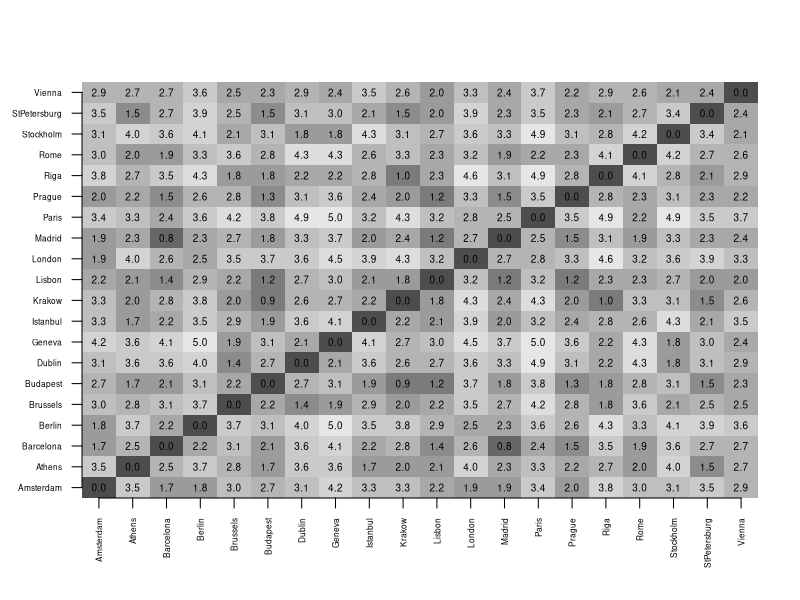
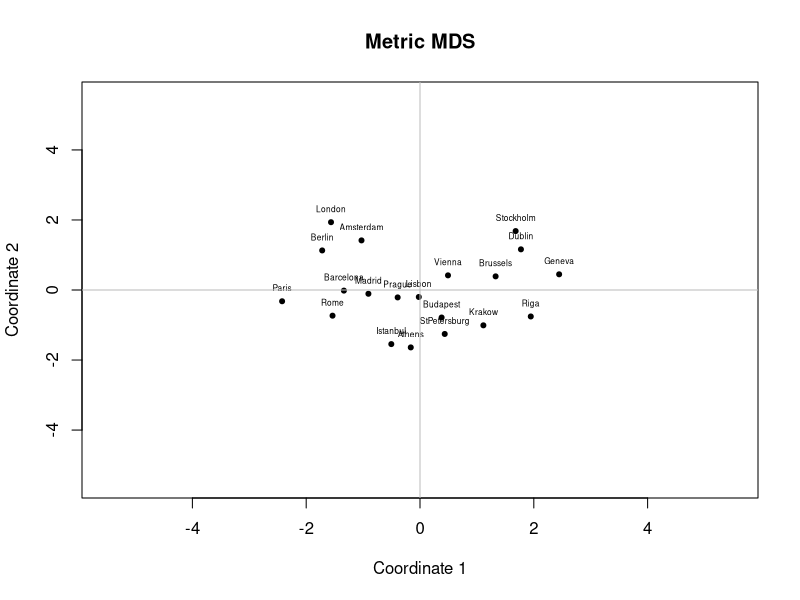
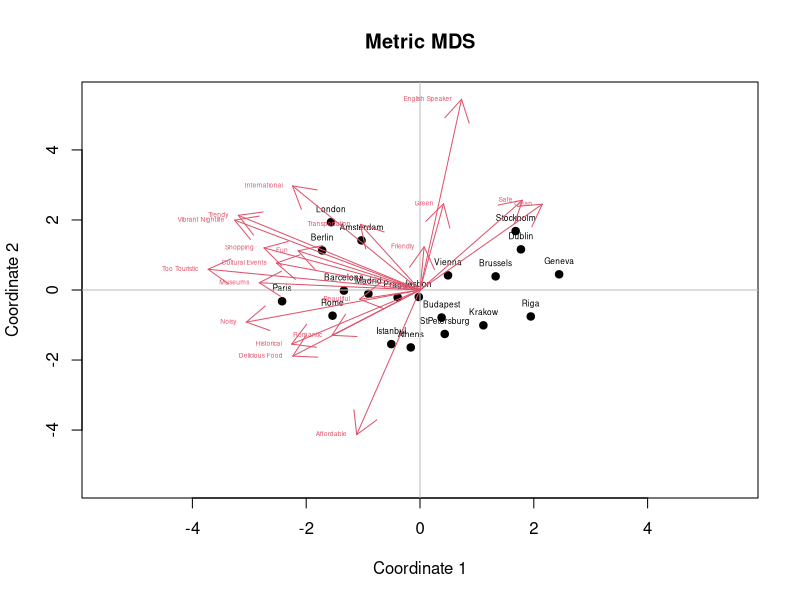
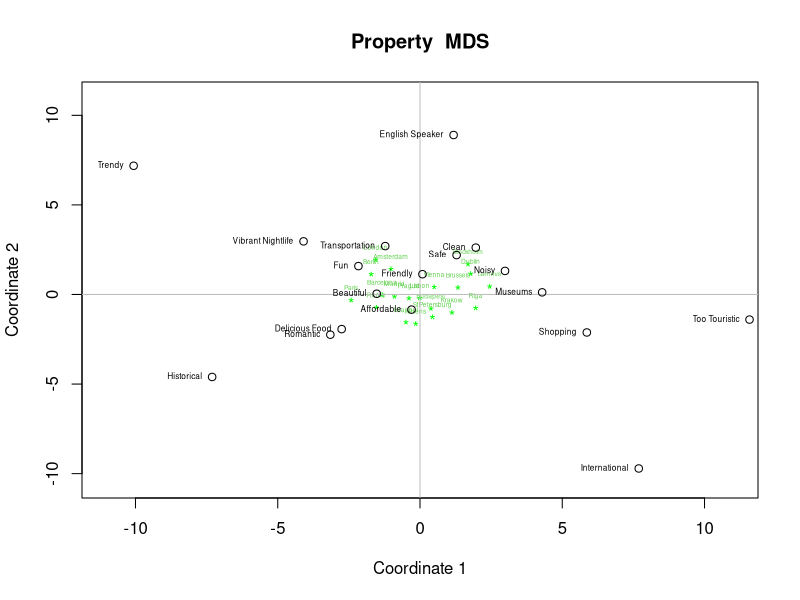
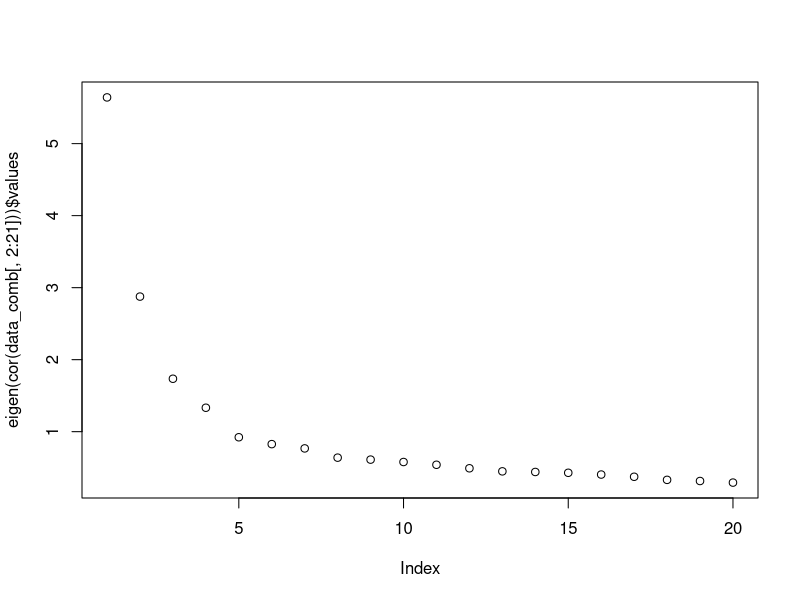

Generate these figures, in order, with R: (Note: this script raises an error after producing the figures.)
getwd()
setwd("~/Caci17")
data <- read.csv("QuestionaireData_CityTrips.csv")
head(data)
install.packages("R.utils")
install.packages("corrplot")
install.packages("GPArotation")
library(dplyr)
library(R.utils)
library(MASS)
library(psych)
library(corrplot)
library(GPArotation)

cities = c("Prague","Geneva","Paris","Stockholm","Brussels","London","Amsterdam",
           "Athens","Riga","Budapest","Dublin","Lisbon","Istanbul","Vienna","Rome","Barcelona",
           "Madrid","Berlin","Krakow","StPetersburg")
data_att <- data %>% dplyr:: select(Sample, ID, contains("Att"))
data_att

data_att$Sample <- as.factor(data_att$Sample)

prag <- data_att[data_att$Sample %in% c("1", "4", "5"), ]
prag <- prag %>% dplyr:: select(contains("Prague"))
prag <- cbind(City = "Prague", prag)
head(prag)

geneva <- data_att[data_att$Sample %in% c("1", "2", "3"), ]
geneva <- geneva %>% dplyr:: select(contains("Geneva"))
geneva <- cbind(City = "Geneva", geneva)
head(geneva)

paris <- data_att[data_att$Sample %in% c("1", "3", "4"), ]
paris <- paris %>% dplyr:: select(contains("Paris"))
paris <- cbind(City = "Paris", paris)
head(paris)

stockholm <- data_att[data_att$Sample %in% c("1", "2", "3"), ]
stockholm <- stockholm %>% dplyr:: select(contains("Stockholm"))
stockholm <- cbind(City = "Stockholm", stockholm)
head(stockholm)  

brussels <- data_att[data_att$Sample %in% c("1", "5", "6"), ]
brussels <- brussels %>% dplyr:: select(contains("Brussels"))
brussels <- cbind(City = "Brussels", brussels)
head(brussels)  

london <- data_att[data_att$Sample %in% c("1", "2", "3"), ]
london <- london %>% dplyr:: select(contains("London"))
london <- cbind(City = "London", london)
head(london) 

amsterdam <- data_att[data_att$Sample %in% c("2", "3", "8"), ]
amsterdam <- amsterdam %>% dplyr:: select(contains("Amsterdam"))
amsterdam <- cbind(City = "Amsterdam", amsterdam)
head(amsterdam) 

athens <- data_att[data_att$Sample %in% c("2", "3", "6"), ]
athens <- athens %>% dplyr:: select(contains("Athens"))
athens <- cbind(City = "Athens", athens)
head(athens) 

riga <- data_att[data_att$Sample %in% c("2", "4", "5"), ]
riga <- riga %>% dplyr:: select(contains("Riga"))
riga <- cbind(City = "Riga", riga)
head(riga)

budapest <- data_att[data_att$Sample %in% c("4", "9", "10"), ]
budapest <- budapest %>% dplyr:: select(contains("Budapest"))
budapest <- cbind(City = "Budapest", budapest)
head(budapest)

dublin <- data_att[data_att$Sample %in% c("4", "7", "10"), ]
dublin <- dublin %>% dplyr:: select(contains("Dublin"))
dublin <- cbind(City = "Dublin", dublin)
head(dublin)

lisbon <- data_att[data_att$Sample %in% c("4", "7", "9"), ]
lisbon <- lisbon %>% dplyr:: select(contains("Lisbon"))
lisbon <- cbind(City = "Lisbon", lisbon)
head(lisbon)

istanbul <- data_att[data_att$Sample %in% c("5", "8", "10"), ]
istanbul <- istanbul %>% dplyr:: select(contains("Istanbul"))
istanbul <- cbind(City = "Istanbul", istanbul)
head(istanbul)

vienna <- data_att[data_att$Sample %in% c("5", "8", "10"), ]
vienna <- vienna %>% dplyr:: select(contains("Vienna"))
vienna <- cbind(City = "Vienna", vienna)
head(vienna)

rome <- data_att[data_att$Sample %in% c("5", "7", "9"), ]
rome <- rome %>% dplyr:: select(contains("Rome"))
rome <- cbind(City = "Rome", rome)
head(rome)

barcelona <- data_att[data_att$Sample %in% c("6", "7", "10"), ]
barcelona <- barcelona %>% dplyr:: select(contains("Barcelona"))
barcelona <- cbind(City = "Barcelona", barcelona)
head(barcelona)

madrid <- data_att[data_att$Sample %in% c("6", "8", "9"), ]
madrid <- madrid %>% dplyr:: select(contains("Madrid"))
madrid <- cbind(City = "Madrid", madrid)
head(madrid)

berlin <- data_att[data_att$Sample %in% c("6", "7", "8"), ]
berlin <- berlin %>% dplyr:: select(contains("Berlin"))
berlin <- cbind(City = "Berlin", berlin)
head(berlin)

krakow <- data_att[data_att$Sample %in% c("6", "7", "9"), ]
krakow <- krakow %>% dplyr:: select(contains("Krakow"))
krakow <- cbind(City = "Krakow", krakow)
head(krakow)

st.petersburg <- data_att[data_att$Sample %in% c("8", "9", "10"), ]
st.petersburg <- st.petersburg %>% dplyr:: select(contains("StPetersburg"))
st.petersburg <- cbind(City = "StPetersburg", st.petersburg)
head(st.petersburg)

liste <- list(prag, geneva, paris, stockholm, amsterdam, st.petersburg, barcelona, budapest, brussels, berlin, 
              istanbul, athens, dublin, krakow, rome, london, riga, madrid, vienna, lisbon)

colnames <- sub('.*_', '', colnames(prag))
colnames  
colnames(prag) <- colnames
colnames(geneva) <- colnames
colnames(paris) <- colnames
colnames(stockholm) <- colnames
colnames(brussels) <- colnames
colnames(london) <- colnames
colnames(amsterdam) <- colnames
colnames(athens) <- colnames
colnames(riga) <- colnames
colnames(budapest) <- colnames
colnames(dublin) <- colnames
colnames(lisbon) <- colnames
colnames(istanbul) <- colnames
colnames(vienna) <- colnames
colnames(rome) <- colnames
colnames(barcelona) <- colnames
colnames(berlin) <- colnames
colnames(krakow) <- colnames
colnames(st.petersburg) <- colnames
colnames(madrid) <- colnames

data_comb <- rbind(prag, geneva, paris, stockholm, brussels, london, amsterdam, athens, riga, budapest,
                  dublin, lisbon, istanbul, vienna, rome, barcelona, berlin, krakow, st.petersburg, madrid) 

data_comb
colnames(data_comb) <- c("Group.1", "Friendly", "Historical", "Affordable", "Trendy", "Vibrant Nightlife", 
                        "Delicious Food", "Transportation", "Shopping", "Cultural Events", "Museums", 
                        "Clean", "Green", "International", "Too Touristic", "Fun", "Noisy", 
                        "Romantic", "Safe", "Beautiful", "English Speaker")


data_agg <-aggregate(data_comb[,-c(1)], by=list(data_comb$Group.1), mean, na.rm=TRUE)
data_agg
dist.df <- dist(data_agg[,-c(1)])
dist.df

dst <- data.matrix(dist.df)
dim <- ncol(dst)

# distance/similarity matrix grafik cizme
# Open a pdf file
# pdf("distanceMatrix.pdf") # bu kodu run ettikten sonra kapatmassan, grafik gozukmez R'de sadece dosyaya kaydeder
# eger grafigi gormek istiyosan bu kodu run etme!

# Create a plot
image(1:dim, 1:dim, dst, axes = FALSE, xlab="", ylab="", 
      col = gray.colors(12, start = 0.3, end = 0.9, gamma = 2.2, alpha = NULL))

axis(1, 1:dim, data_agg[1:20,1], cex.axis = 0.5, las=3)
axis(2, 1:dim, data_agg[1:20,1], cex.axis = 0.5, las=1)
text(expand.grid(1:dim, 1:dim), sprintf("%0.1f", dst), cex=0.6)

# Close the pdf file
# dev.off() 

fit <- cmdscale(dist.df, k = 2) #izdusum
fit

x <- fit[,1]
y <- fit[,2]
#pdf("metrics_MDS.pdf")
plot(x, y, xlab = "Coordinate 1", ylab = "Coordinate 2", main = "Metric MDS", 
     pch = 20, ylim = c(-5.5, 5.5), xlim = c(-5.5, 5.5))
text(x, y, labels = data_agg$Group.1, cex = 0.5, pos = 3)
abline(h = 0, v = 0, col = "grey")
#dev.off()

summary(lm(data_agg[,2]~-1+fit))

print("asena")

# Property fitting
data_agg$x <- x
data_agg$y <- y
data_agg


head(data_agg)

profit <- lm(cbind(Friendly, Historical, Affordable, Trendy, `Vibrant Nightlife`, 
                   `Delicious Food`, Transportation, Shopping, `Cultural Events`, Museums, 
                   Clean, Green, International, `Too Touristic`, Fun, Noisy, 
                   Romantic, Safe, Beautiful, `English Speaker`)
             ~ -1 +  x + y, data = data_agg)
summary(profit)
coef(profit)
str(profit)

#pdf("Property_Fitting_xy.pdf")
plot(x, y, xlab = "Coordinate 1", ylab = "Coordinate 2", main = "Metric MDS", 
     pch = 19, ylim = c(-5.5, 5.5), xlim = c(-5.5, 5.5))
text(x, y, labels = data_agg$Group.1, cex = 0.5, pos = 3)
abline(h = 0, v = 0, col = "grey")
arrows(x0 = c(0, 0, 0), y0 = c(0, 0, 0), 
       x1 = coef(profit)[1, ]*10, y1 = coef(profit)[2, ]*10, col = 2, lwd = 1)
text(t(coef(profit)*10), colnames(coef(profit)*10), cex=0.4, col = 2, pos = c(2,2))
#dev.off()

#Property Fitting with ideal points
data_agg$q <- x*x+y*y

profit_q <- lm(cbind(Friendly, Historical, Affordable, Trendy, `Vibrant Nightlife`, 
                   `Delicious Food`, Transportation, Shopping, `Cultural Events`, Museums, 
                   Clean, Green, International, `Too Touristic`, Fun, Noisy, 
                   Romantic, Safe, Beautiful, `English Speaker`)
             ~ 1 +  x + y + q, data = data_agg)
summary(profit_q)

coef<-coef(profit_q)
coef
coef[2,]<-coef[2,]/(-2*coef[4,])
coef[3,]<-coef[3,]/(-2*coef[4,])

# pdf("Property_Fitting_xy_q.pdf")
plot(x, y, xlab = "Coordinate 1", ylab = "Coordinate 2", main = "Property  MDS", 
     pch = "*", ylim = c(-10.5, 11), xlim = c(-11, 11), col = "green")
text(x, y, labels = data_agg$Group.1, cex = 0.4, pos = 3, col = 3)
abline(h = 0, v = 0, col = "grey")
points(x = coef[2, ], y = coef[3, ], col = 1)
text(x= coef[2, ], y = coef[3, ], labels = colnames(coef), cex = 0.5, pos = 2,col=1)
# dev.off()

### PCA'ye gecmeden property fittingde yapmadiklarimiz var.


#PCA disaggregated dosyasindan
#PCA
data_comb <- na.omit(data_comb)
eigen(cor(data_comb[,2:21]))$values
plot(eigen(cor(data_comb[,2:21]))$values)
data_comb
a.pca<-principal(data_comb[,2:21],nfactors=4, rotate ="varimax")
a.pca
head(a.pca$scores)
head(data_comb)
aggregate(a.pca$scores, by=list(data_comb$Group.1), mean, na.rm=TRUE) # compute aggregate component score for cities
t(a.pca$scores)%*%a.pca$scores/(nrow(data_comb[,2:21])-1) # show taht factors are uncorrelated

# factor analysis
a.fa<-fa(data_comb[,2:21],method=mle,scores='tenBerge', nfactors=4, rotate ="varimax")
a.fa
aggregate(a.fa$scores, by=list(data_comb$Group.1),mean, na.rm=TRUE) # compute aggregate component score for cities
t(a.fa$scores)%*%a.fa$scores/(nrow(attribute[,2:21])-1) # show that factors are uncorrelated

#COMPARE RESULTS WITH 2-DIMENSIONAL MDS
a.fa<-fa(data_comb[,2:21],method=mle,scores='tenBerge', nfactors=2, rotate ="varimax")
a.fa
scores<-aggregate(a.fa$scores, by=list(data_comb$Group.1),mean, na.rm=TRUE)
x <- scores[,2]
y <- scores[,3]
plot(x, y, xlab = "Coordinate 1", ylab = "Coordinate 2", main = "Metric MDS", 
     pch = 19, ylim = c(-2, 2), xlim = c(-2, 2))
text(x, y, labels = scores[,1], cex = 1, pos = 4)
abline(h = 0, v = 0, col = "grey")

#Di??er doasyadan (TV stations vard??)

corrplot(corr=cor(data_comb[,2:21],use ="complete.obs"), method ="ellipse")
eigen(cor(data_comb[,2:21]))$values
plot(eigen(cor(data_comb[,2:21]))$values)

# START: Princial component analysis with singular value decomposition, no rotation
a.svd<-svd(cor(data_comb[,2:21]))
a.svd
d<-diag(a.svd$d)
d
a<-a.svd$u[,1:3]%*%sqrt(d[1:3,1:3])
a

a.svd$u[,1:3]%*%d[1:3,1:3]%*%t(a.svd$u[,1:3]) # Recomputed correlation based on first 3 principal components
cor(data_comb[,2:21])
diag(t(a.svd$u)%*%a.svd$u%*%d%*%t(a.svd$u)%*%a.svd$u)


# START: Princial component analysis with r-function prcomp, no rotation
data.scale<-apply(data_comb[,2:21],2,scale)
pr<-prcomp(data.scale)
?prcomp
pr
str(pr)
t(pr$sdev*t(pr$rotation)) # labeled as rotated but it is not rotated
# START: Princial component analysis with r-function prcomp, no rotation

# PCA and Factor analysis with easy to do R-FUNCTIONS
library(psych)
a.pca<-principal(data_comb[,2:21],nfactors=3, rotate ="none")
str(a.pca)
a.pca
a.pca<-principal(data_comb[,2:21],nfactors=3, rotate ="varimax")
a.pca
head(a.pca$score)
nrow(a.pca$score)
t(a.pca$scores)%*%a.pca$scores/(nrow(data_comb[,2:21])-1) # demonstrate that the principal components are uncorrelated after rotation
aggregate(a.pca$scores, by=list(data_comb$Group.1),mean, na.rm=TRUE)

summary(lm( Friendly ~ Historical+ Affordable+ Trendy+ VibrantNightlife+ 
                   `Delicious Food`+ Transportation+ Shopping+ `Cultural Events`+ Museums+ 
                   Clean+ Green+ International + `Too Touristic`+ Fun+ Noisy+ 
                   Romantic+ Safe+ Beautiful+ `English Speaker`, data=data_comb))

# factor analysis
?fa
a.fa<-fa(data_comb[,2:21],method=ml, SMC=TRUE, scores='regression',nfactors=3, rotate ="varimax")
a.fa<-fa(data_comb[,2:21],nfactors=3,rotate='varimax') # default setting
a.fa


# calculate factor score for objects
str(a.pca)
a.pca$scores
aggregate(a.fa$scores, by=list(data_comb$Group.1),mean, na.rm=TRUE)

# demonstrate that the factors after rotation are uncorrelated
a.fa.rot <-fa(data_comb[,2:21], scores='tenBerge',SMC=TRUE, fm='pa', nfactors =3,rotate ="varimax")
a.fa.rot
t(a.fa.rot$scores)%*%a.fa.rot$scores/(nrow(data_comb[,2:21])-1)
a.fa.rot$rot.mat
t(a.fa.rot$rot.mat)%*%a.fa.rot$rot.mat
?fa

# Oblique rotation
library(GPArotation)

a.fa.oblique<-fa(data_comb[,2:21],nfactors=3, scores='tenBerge', rotate ="oblimin")
a.fa.oblique
a.fa.oblique$Structure # correlation between variables and factors
a.fa.oblique$loadings # pattern (association) between variables and factors

cor(data_comb[,2:21])
a.fa$Structure
a.fa$Structure%*%t(a.fa$Structure)
a.fa$loadings%*%t(a.fa$loadings)
t(a.fa$scores)%*%a.fa$scores/nrow(data_comb[,2:21]-1)

a.pca.oblirot <-principal(data_comb[,2:21], nfactors =3,rotate ="oblimin")
a.pca.oblirot
a.pca.oblirot$loadings
a.pca.oblirot$Structure
a.z <- apply(data_comb[,2:21],2,scale)
str(a.z)
t(a.z)%*%a.z/(nrow(data_comb[,2:21])-1)

pattern<-solve(t(a.pca.oblirot$scores)%*%a.pca.oblirot$scores/(nrow(data_comb[,2:21])-1))%*%t(a.pca.oblirot$scores)%*%a.z/(nrow(data_comb[,2:21])-1)
structure<-t(a.pca.oblirot$scores)%*%a.pca.oblirot$scores%*%pattern/(nrow(data_comb[,2:21])-1)
structure
pattern
t(a.pca.oblirot$loadings)
t(a.pca.oblirot$Structure)
t(a.pca.oblirot$scores)%*%a.pca.oblirot$scores/(nrow(data_comb[,2:21])-1)



#### burda bitirdik

# START: Principal Component Analysis of aggregated data with SVD, no rotation 
attribute.agg.svd<-svd(cor(attribute.agg.eval.df[,2:15]))
l<-attribute.agg.svd$u*(sqrt(attribute.agg.svd$d))
l
attribute.agg.svd$d
attribute.agg.svd$u
attribute.agg.svd$u*t(sqrt(attribute.agg.svd$d))%x%matrix(1,nrow=14,ncol=1)
# END: Principal Component Analysis of aggregated data with SVD, no rotation 

eigen(cor(attribute.agg.eval.df[,2:15]))$values


a.pca<-principal(attribute.agg.eval.df[,2:15],nfactors=2, rotate ="varimax")
a.pca
head(attribute.agg.eval.df)
aggregate(a.pca$scores, by=list(attribute.agg.eval.df$Group.1),mean, na.rm=TRUE)
a.pca$scores

r1<-qr(cor(attribute.agg.eval.df[,2:15]))
r2<-qr(cor(attribute.eval.df[,3:16]))
r1$rank
r2$rank
